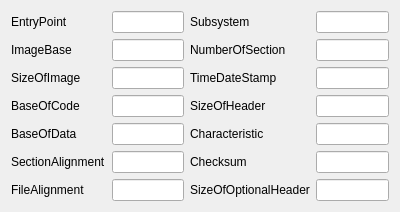
<?xml version="1.0" encoding="UTF-8"?>
<ui version="4.0">
 <class>PeHeaderDialog</class>
 <widget class="QDialog" name="PeHeaderDialog">
  <property name="geometry">
   <rect>
    <x>0</x>
    <y>0</y>
    <width>400</width>
    <height>196</height>
   </rect>
  </property>
  <property name="windowTitle">
   <string>Dialog</string>
  </property>
  <layout class="QHBoxLayout" name="horizontalLayout">
   <item>
    <layout class="QFormLayout" name="formLayout">
     <item row="0" column="0">
      <widget class="QLabel" name="label">
       <property name="text">
        <string>EntryPoint</string>
       </property>
      </widget>
     </item>
     <item row="0" column="1">
      <widget class="QLineEdit" name="editEntryPoint"/>
     </item>
     <item row="1" column="0">
      <widget class="QLabel" name="label_2">
       <property name="text">
        <string>ImageBase</string>
       </property>
      </widget>
     </item>
     <item row="1" column="1">
      <widget class="QLineEdit" name="editImageBase"/>
     </item>
     <item row="2" column="0">
      <widget class="QLabel" name="label_3">
       <property name="text">
        <string>SizeOfImage</string>
       </property>
      </widget>
     </item>
     <item row="2" column="1">
      <widget class="QLineEdit" name="editSizeOfImage"/>
     </item>
     <item row="3" column="0">
      <widget class="QLabel" name="label_5">
       <property name="text">
        <string>BaseOfCode</string>
       </property>
      </widget>
     </item>
     <item row="3" column="1">
      <widget class="QLineEdit" name="editBaseOfCode"/>
     </item>
     <item row="4" column="0">
      <widget class="QLabel" name="label_4">
       <property name="text">
        <string>BaseOfData</string>
       </property>
      </widget>
     </item>
     <item row="4" column="1">
      <widget class="QLineEdit" name="editBaseOfData"/>
     </item>
     <item row="5" column="0">
      <widget class="QLabel" name="label_6">
       <property name="text">
        <string>SectionAlignment</string>
       </property>
      </widget>
     </item>
     <item row="5" column="1">
      <widget class="QLineEdit" name="editSectionAlignment"/>
     </item>
     <item row="6" column="1">
      <widget class="QLineEdit" name="editFileAlignment"/>
     </item>
     <item row="6" column="0">
      <widget class="QLabel" name="label_13">
       <property name="text">
        <string>FileAlignment</string>
       </property>
      </widget>
     </item>
    </layout>
   </item>
   <item>
    <layout class="QFormLayout" name="formLayout_2">
     <item row="0" column="0">
      <widget class="QLabel" name="label_9">
       <property name="text">
        <string>Subsystem</string>
       </property>
      </widget>
     </item>
     <item row="0" column="1">
      <widget class="QLineEdit" name="editSubsystem"/>
     </item>
     <item row="1" column="0">
      <widget class="QLabel" name="label_10">
       <property name="text">
        <string>NumberOfSection</string>
       </property>
      </widget>
     </item>
     <item row="1" column="1">
      <widget class="QLineEdit" name="editNumberOfSection"/>
     </item>
     <item row="2" column="0">
      <widget class="QLabel" name="label_8">
       <property name="text">
        <string>TimeDateStamp</string>
       </property>
      </widget>
     </item>
     <item row="2" column="1">
      <widget class="QLineEdit" name="editTimeDateStamp"/>
     </item>
     <item row="3" column="0">
      <widget class="QLabel" name="label_11">
       <property name="text">
        <string>SizeOfHeader</string>
       </property>
      </widget>
     </item>
     <item row="3" column="1">
      <widget class="QLineEdit" name="editSizeOfHeader"/>
     </item>
     <item row="4" column="0">
      <widget class="QLabel" name="label_7">
       <property name="text">
        <string>Characteristic</string>
       </property>
      </widget>
     </item>
     <item row="4" column="1">
      <widget class="QLineEdit" name="editCharacteristic"/>
     </item>
     <item row="5" column="0">
      <widget class="QLabel" name="label_12">
       <property name="text">
        <string>Checksum</string>
       </property>
      </widget>
     </item>
     <item row="5" column="1">
      <widget class="QLineEdit" name="editChecksum"/>
     </item>
     <item row="6" column="0">
      <widget class="QLabel" name="label_14">
       <property name="text">
        <string>SizeOfOptionalHeader</string>
       </property>
      </widget>
     </item>
     <item row="6" column="1">
      <widget class="QLineEdit" name="editSizeOfOptionalHeader"/>
     </item>
    </layout>
   </item>
  </layout>
 </widget>
 <resources/>
 <connections/>
</ui>
